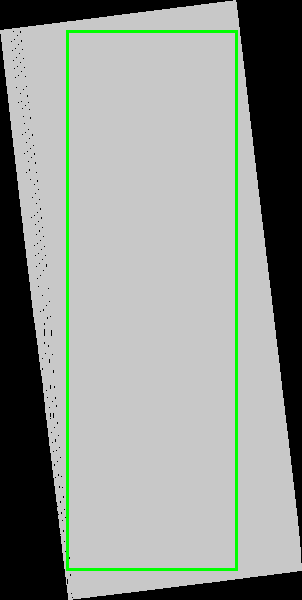

The Python source for this figure:
# -*- coding: utf-8 -*-
"""
preview_valid.py
Genera una imagen pequeña mostrando la mascara de datos validos
y el rectangulo inscrito calculado, para inspeccion visual.
"""
import os
os.chdir(os.path.dirname(os.path.abspath(__file__)))

import numpy as np
import rasterio
from PIL import Image, ImageDraw

DEM_IN = "dem_recorte.tif"
SIZE   = 600

with rasterio.open(DEM_IN) as src:
    scale = min(SIZE / src.width, SIZE / src.height)
    sw = int(src.width  * scale)
    sh = int(src.height * scale)
    data = src.read(1, out_shape=(sh, sw),
                    resampling=rasterio.enums.Resampling.nearest).astype(np.float32)
    nd = src.nodata
    bounds = src.bounds

# Mascara valida
if nd is not None:
    valid = (data != nd) & np.isfinite(data)
else:
    valid = np.isfinite(data)

# Imagen de la mascara
mask_img = np.zeros((sh, sw, 3), dtype=np.uint8)
mask_img[valid]  = [200, 200, 200]   # gris = datos
mask_img[~valid] = [0,   0,   0]     # negro = sin datos

# Calcular rectangulo por acumulacion de columnas validas por fila
row_left  = np.full(sh, sw,  dtype=int)
row_right = np.full(sh, -1,  dtype=int)
for r in range(sh):
    cols = np.where(valid[r])[0]
    if len(cols) >= 2:
        row_left[r]  = int(cols[0])
        row_right[r] = int(cols[-1])

rows_with_data = np.where(row_right >= 0)[0]
r_top    = int(rows_with_data[0])
r_bottom = int(rows_with_data[-1])

# Buscar el rectangulo de maximo area por programacion dinamica simple
# Para cada par (r_top, r_bottom) calcular c_left y c_right
best_area = 0
best_rect = None
# Muestrear cada 10 filas para rapidez
step = 5
for rt in range(r_top, r_bottom, step):
    cl = row_left[rt]
    cr = row_right[rt]
    for rb in range(rt + step, r_bottom + 1, step):
        cl = max(cl, row_left[rb])
        cr = min(cr, row_right[rb])
        if cr > cl:
            area = (rb - rt) * (cr - cl)
            if area > best_area:
                best_area = area
                best_rect = (rt, rb, cl, cr)

if best_rect:
    rt, rb, cl, cr = best_rect
    # Margen 1%
    mr = max(1, int((rb-rt) * 0.01))
    mc = max(1, int((cr-cl) * 0.01))
    rt += mr; rb -= mr; cl += mc; cr -= mc

    # Dibujar rectangulo en la imagen
    img = Image.fromarray(mask_img)
    draw = ImageDraw.Draw(img)
    draw.rectangle([cl, rt, cr, rb], outline=(0, 255, 0), width=3)
    img.save("preview_valid.png")
    print(f"Preview guardado: preview_valid.png")
    print(f"Rectangulo optimo (pixeles thumbnail): top={rt} bottom={rb} left={cl} right={cr}")
    print(f"Area: {best_area} px^2  ({cr-cl} x {rb-rt})")

    # Convertir a coordenadas proyectadas
    px_w = (bounds.right - bounds.left) / sw
    px_h = (bounds.top   - bounds.bottom) / sh
    ulx = bounds.left + cl * px_w
    lrx = bounds.left + cr * px_w
    uly = bounds.top  - rt * px_h
    lry = bounds.top  - rb * px_h

    print(f"\n=== RECORTE OPTIMO ===")
    print(f"  ULX={ulx:.4f}  ULY={uly:.4f}  LRX={lrx:.4f}  LRY={lry:.4f}")
    print(f"  Ancho: {lrx-ulx:.0f} m   Alto: {uly-lry:.0f} m")
    print(f"\ngdal_translate -projwin {ulx:.4f} {uly:.4f} {lrx:.4f} {lry:.4f} dem_recorte.tif dem_clean.tif")
    print(f"gdal_translate -projwin {ulx:.4f} {uly:.4f} {lrx:.4f} {lry:.4f} ortho_recorte.tif ortho_clean.tif")
else:
    print("No se encontro rectangulo valido")
